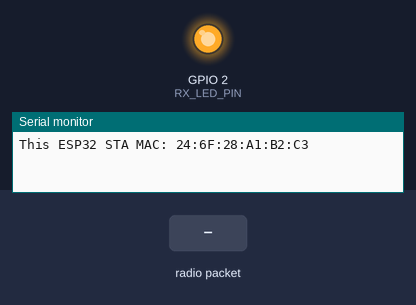
Bench run of a sketch on a simulated ESP32. Parts: output pins drawn as LEDs (lit = HIGH), the last lines printed to the serial monitor. Inputs (shaded band) come from the test bench.

Above: at 1.2 s.
1.3 s: radio packet "1" arrives
At 2.6 s:
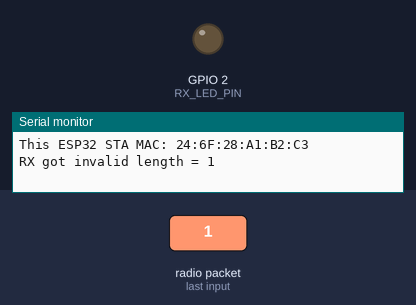
Timing chart, 0 to 4.3 s (numbered marks = the images above; inputs shaded):
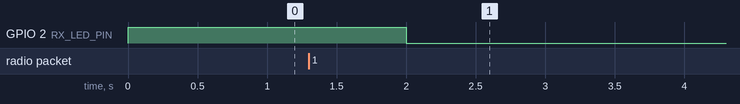

The sketch:

ESPnow_ESP32Dev__RX.ino
```cpp
#include <Arduino.h>
#include <WiFi.h>
#include <esp_now.h>

// ================== GLOBAL CONSTANTS ==================

const uint32_t SERIAL_BAUD_RATE          = 115200ul;

const int      RX_LED_PIN                = 2;        // change here if needed
const uint32_t LINK_TIMEOUT_MS           = 2000ul;

const wifi_mode_t WIFI_MODE_SETTING      = WIFI_MODE_STA;

const uint8_t  ESPNOW_CHANNEL            = 0u;
const bool     ESPNOW_ENCRYPT            = false;

const size_t   MAC_ADDRESS_LENGTH        = 6u;
const uint32_t INITIAL_TIME_MS           = 0u;

// Sender MAC (your TX board)
uint8_t TX_PEER_MAC[MAC_ADDRESS_LENGTH] = {
  0xC0, 0x49, 0xEF, 0xF1, 0x5A, 0xB8
};

// ================== PAYLOAD & STATE ==================

typedef struct __attribute__((packed)) {
  uint32_t counter;
} Payload_t;

Payload_t  rxLastPayload      = { 0u };
Payload_t  replyPayload       = { 0u };
uint32_t   lastLinkOkTimeMs   = 0u;

// ================== CALLBACKS ==================

void onDataSent(const wifi_tx_info_t* info, esp_now_send_status_t status) {
  (void)info;
  (void)status;
  // we consider link alive when receiving, not on send
}

void onDataRecv(const esp_now_recv_info_t* info,
                const uint8_t* incomingData,
                int len) {
  (void)info;

  if (len == static_cast<int>(sizeof(Payload_t))) {
    memcpy(&rxLastPayload, incomingData, sizeof(Payload_t));
    lastLinkOkTimeMs = millis();

    Serial.print("RX got counter = ");
    Serial.println(rxLastPayload.counter);

    replyPayload.counter = rxLastPayload.counter;

    esp_err_t result = esp_now_send(
      TX_PEER_MAC,
      reinterpret_cast<uint8_t*>(&replyPayload),
      sizeof(replyPayload)
    );

    if (result == ESP_OK) {
      Serial.print("Reply sent, counter = ");
      Serial.println(replyPayload.counter);
    } else {
      Serial.print("Reply send error, code = ");
      Serial.println(static_cast<int>(result));
    }
  } else {
    Serial.print("RX got invalid length = ");
    Serial.println(len);
  }
}

// ================== HELPERS ==================

void updateLinkLed() {
  const uint32_t nowMs    = millis();
  const bool     linkIsUp = (nowMs - lastLinkOkTimeMs) < LINK_TIMEOUT_MS;

  digitalWrite(RX_LED_PIN, linkIsUp ? HIGH : LOW);
}

// ================== SETUP & LOOP ==================

void setup() {
  Serial.begin(SERIAL_BAUD_RATE);

  pinMode(RX_LED_PIN, OUTPUT);
  digitalWrite(RX_LED_PIN, LOW);

  WiFi.mode(WIFI_MODE_SETTING);

  if (esp_now_init() != ESP_OK) {
    Serial.println("ESP-NOW init failed");
    while (true) {
      // stop here
    }
  }

  esp_now_register_send_cb(onDataSent);
  esp_now_register_recv_cb(onDataRecv);

  esp_now_peer_info_t peerInfo = {};
  memcpy(peerInfo.peer_addr, TX_PEER_MAC, MAC_ADDRESS_LENGTH);
  peerInfo.channel = ESPNOW_CHANNEL;
  peerInfo.encrypt = ESPNOW_ENCRYPT;

  if (esp_now_add_peer(&peerInfo) != ESP_OK) {
    Serial.println("Failed to add TX peer");
    while (true) {
      // stop here
    }
  }

  lastLinkOkTimeMs = millis();

  Serial.print("This ESP32 STA MAC: ");
  Serial.println(WiFi.macAddress());
}

void loop() {
  updateLinkLed();
}
```
